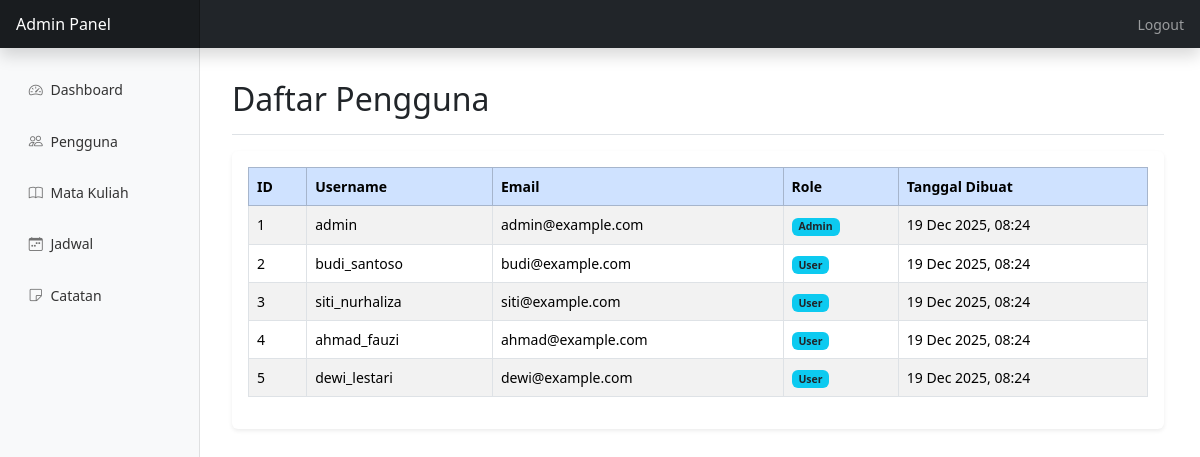
The page /admin2/users.php on the database its author committed.
### tables this page shows
CREATE TABLE `users` (
  `id` int(11) NOT NULL,
  `username` varchar(50) NOT NULL,
  `email` varchar(100) NOT NULL,
  `password` varchar(255) NOT NULL,
  `role` enum('Admin','User') NOT NULL DEFAULT 'User',
  `created_at` timestamp NOT NULL DEFAULT CURRENT_TIMESTAMP
);

### admin2/users.php (the view, shortened to what this page needs)
<?php
require_once 'config/koneksi.php';
 $stmt = $conn->prepare("SELECT id, username, email, role, created_at FROM users ORDER BY created_at DESC");
 $stmt->execute();
 $result = $stmt->get_result();
require_once 'includes/header.php';
require_once 'includes/sidebar.php';
?>
<main class="col-md-9 ms-sm-auto col-lg-10 px-md-4 main">
    <div class="d-flex justify-content-between flex-wrap flex-md-nowrap align-items-center pt-3 pb-2 mb-3 border-bottom">
        <h1 class="h2">Daftar Pengguna</h1>
    </div>
    <div class="card">
        <div class="card-body">
            <div class="table-responsive">
                <table class="table table-striped table-bordered table-hover">
                    <thead class="table-primary">
                        <tr>
                            <th>ID</th>
                            <th>Username</th>
                            <th>Email</th>
                            <th>Role</th>
                            <th>Tanggal Dibuat</th>
                        </tr>
                    </thead>
                    <tbody>
                        <?php if ($result->num_rows > 0): ?>
                            <?php while($row = $result->fetch_assoc()): ?>
                                <tr>
                                    <td><?php echo $row['id']; ?></td>
                                    <td><?php echo htmlspecialchars($row['username']); ?></td>
                                    <td><?php echo htmlspecialchars($row['email']); ?></td>
                                    <td><span class="badge bg-info text-dark"><?php echo htmlspecialchars($row['role']); ?></span></td>
                                    <td><?php echo date('d M Y, H:i', strtotime($row['created_at'])); ?></td>
                                </tr>
                            <?php endwhile; ?>
                        <?php else: ?>
                            <tr>
                                <td colspan="5" class="text-center">Tidak ada data pengguna.</td>
                            </tr>
                        <?php endif; ?>
                    </tbody>
                </table>
            </div>
        </div>
    </div>
</main>
</div>
</body>
</html>

### admin2/assets/css/style.css (style rules this page uses)
:root { --bs-primary: #5a8787; --bs-primary-rgb: 90, 135, 135; --bs-secondary: #6c757d; --bs-success: #198754; --bs-info: #0dcaf0; --bs-warning: #ffc107; --bs-danger: #dc3545; --bs-light: #f8f9fa; --bs-dark: #212529; }
body { font-size: .875rem; }
.main { margin-left: 240px; padding: 1rem; }
.card { border: none; box-shadow: 0 0.125rem 0.25rem rgba(0, 0, 0, 0.075); transition: box-shadow .15s ease-in-out; }

### rows shown on the page
users: id "1", username "admin", email "admin@example.com", role "Admin", created_at "19 Dec 2025, 08:24"
users: id "2", username "budi_santoso", email "budi@example.com", role "User", created_at "19 Dec 2025, 08:24"
users: id "3", username "siti_nurhaliza", email "siti@example.com", role "User", created_at "19 Dec 2025, 08:24"
users: id "4", username "ahmad_fauzi", email "ahmad@example.com", role "User", created_at "19 Dec 2025, 08:24"
users: id "5", username "dewi_lestari", email "dewi@example.com", role "User", created_at "19 Dec 2025, 08:24"
